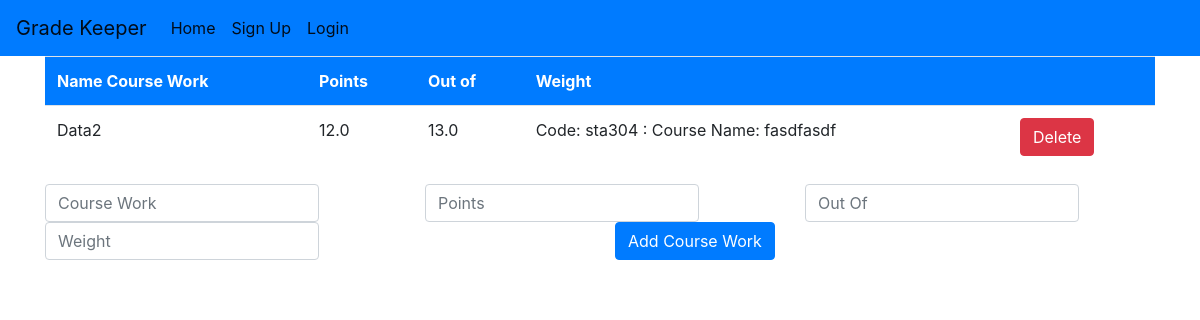
The page /courses/59 on the database its author committed.
### courses/models.py (models this page shows, shortened)
class CourseWork(models.Model):
    name_course_work = models.CharField(max_length=50)
    weight = models.FloatField()
    grade = models.FloatField()
    course = models.ForeignKey(Course, related_name='course_work', on_delete = models.SET('deleted'))

class Course(models.Model):
    course_code = models.CharField(max_length=10)
    course_name = models.CharField(max_length=100)
    starter = models.ForeignKey(User, related_name='created_by',on_delete = models.SET('deleted'),blank=True)
    def __str__(self):
        return "Code: "+ self.course_code +" : Course Name: "+self.course_name

### courses/views.py (the view)
# urls.py: path('courses/<int:pk>', views.CourseWorkView.as_view(), name='coursework_list'),
class CourseWorkView(ListView):
    model = CourseWork
    template_name = 'coursework_list'
    def get_queryset(self):
        pk = self.kwargs['pk']
        course = get_object_or_404(Course, pk=pk)
        grades = course.course_work.all()
        return grades

### templates/courses/coursework_list.html (shortened to what this page needs)
{% extends 'base.html' %}
{% block content %}
<div class='container'>
  <div class="table-responsive">
    <table class="table" id="course_table">
          <tr class="table_header bg-primary text-white">
            <th>Name Course Work</th>
            <th>Points</th>
            <th>Out of</th>
            <th>Weight</th>
            <th></th>
          </tr>
          {% for grade in coursework_list %}
          <tr class ='table_rows'>
            <form method="post">
              <td>{{ grade.name_course_work }}</td>
              <td>{{ grade.grade }}</td>
              <td>{{ grade.weight }}</td>
              <td>{{ grade.course}} </td>
              <th><button class = 'btn btn-danger'>Delete</button>
            </form>
          </tr>
          {% endfor %}
    </table>
  </div>
</div>
<div class="container">
    <form method="post" class = 'form-inline'>
      <div class='row'>
      <div class = "col-sm"><input type="text" required="required" name="assignment" placeholder='Course Work' class="form-control" id="corsecode"></div>
      <div class = "col-sm"><input type="number" step="0.01" name="assignment1" placeholder='Points' class="form-control" id="corsecode"></div>
      <div class = "col-sm"><input type="number" step="0.01" required="required" name="grade1" placeholder='Out Of' class="form-control" id="corsecode" ></div>
      <div class = "col-sm"><input type="number" step="0.01" required="required" name="weight" placeholder='Weight' class="form-control" id="corsecode" ></div>
      <div class = "col-sm"><button type="submit" required="required" class="btn btn-primary mb-2">Add Course Work</button></div>
      </div>
    </form>
</div>
{% endblock %}

### rows shown on the page
CourseWork: name_course_work "Data2", grade "12.0", weight "13.0", course "Code: sta304 : Course Name: fasdfasdf"
